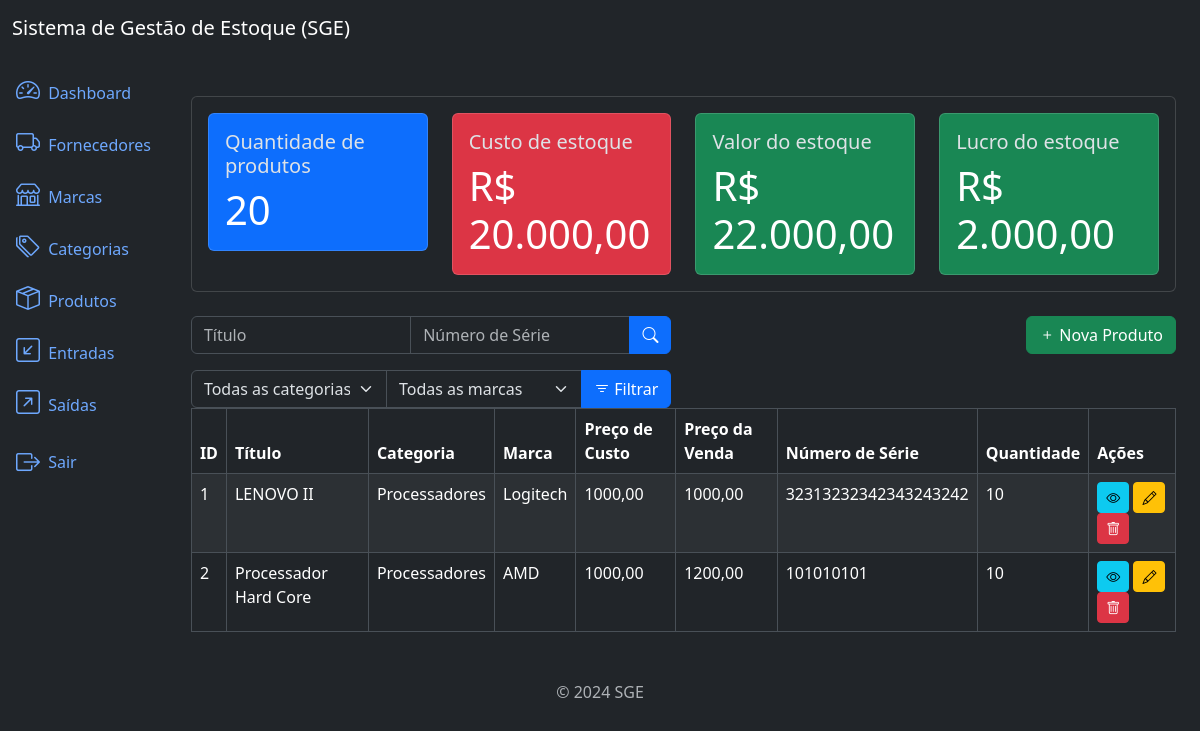
/products/list (signed in), run on an earlier commit of the app's database.
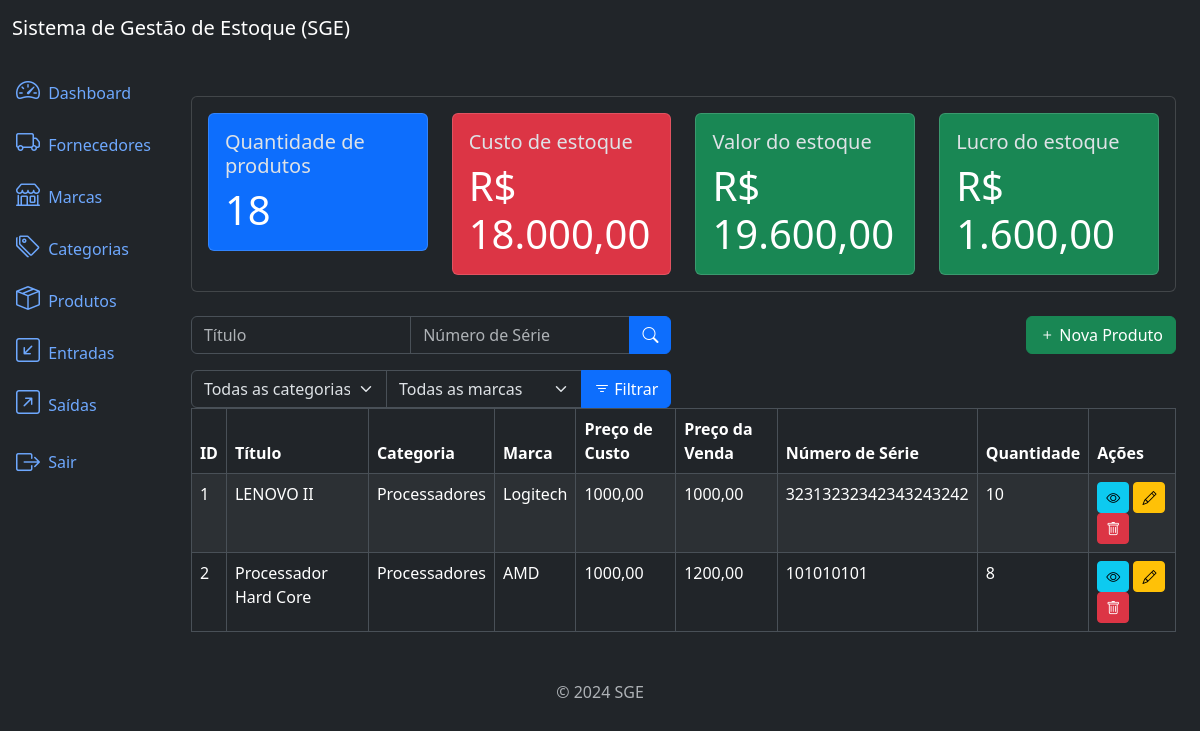
And on a later commit of the database.
### products/models.py (models this page shows, shortened)
class Product(models.Model):
    title = models.CharField(max_length=500)
    category = models.ForeignKey(Category, on_delete=models.PROTECT, related_name='products')
    brand = models.ForeignKey(Brand, on_delete=models.PROTECT, related_name='products')
    description = models.TextField(null=True, blank=True)
    serie_number = models.CharField(max_length=200, null=True, blank=True)
    cost_price = models.DecimalField(max_digits=20, decimal_places=2)
    selling_price = models.DecimalField(max_digits=20, decimal_places=2)
    quantity = models.IntegerField(default=0)
    created_at = models.DateTimeField(auto_now_add=True)
    updated_at = models.DateTimeField(auto_now=True)
    class Meta:
        ordering = ['title']

### categories/models.py (models this page shows)
class Category(models.Model):
    name = models.CharField(max_length=500)
    description = models.TextField(null=True, blank=True)
    created_at = models.DateTimeField(auto_now_add=True)
    updated_at = models.DateTimeField(auto_now=True)
    class Meta:
        ordering = ['name']
    def __str__(self):
        return self.name

### brands/models.py (models this page shows)
class Brand(models.Model):
    name = models.CharField(max_length=500)
    description = models.TextField(null=True, blank=True)
    created_at = models.DateTimeField(auto_now_add=True)
    updated_at = models.DateTimeField(auto_now=True)
    class Meta:
        ordering = ['name']
    def __str__(self):
        return self.name

### products/views.py (the view)
# urls.py: path('products/list', ProductListView.as_view(), name='product_list'),
class ProductListView(LoginRequiredMixin, PermissionRequiredMixin, ListView):
    model = Product
    template_name = 'product_list.html'
    context_object_name = 'products'
    paginate_by = 10
    permission_required = 'products.view_product'
    def get_queryset(self):
        queryset = super().get_queryset()
        title = self.request.GET.get("title")
        serie_number = self.request.GET.get("serie_number")
        category = self.request.GET.get("category")
        brand = self.request.GET.get("brand")
        if title:
            queryset = queryset.filter(title__icontains=title)
        if serie_number:
            queryset = queryset.filter(serie_number__icontains=serie_number)
        if category:
            queryset = queryset.filter(category__id=category)
        if brand:
            queryset = queryset.filter(brand__id=brand)
        return queryset
    def get_context_data(self, **kwargs):
        context = super().get_context_data(**kwargs)
        context['product_metrics'] = get_products_metrics()
        context['categories'] = Category.objects.all()
        context['brands'] = Brand.objects.all()
        return context

### utils/metrics.py (called while the page is built)
def get_products_metrics() -> Dict:
    products = Product.objects.all()
    total_cost_price = sum(product.cost_price * product.quantity for product in products)
    total_selling_price = sum(product.selling_price * product.quantity for product in products)
    total_quantity = sum(product.quantity for product in products)
    total_profit = total_selling_price - total_cost_price
    products_metrics = {
        'total_cost_price': number_format(total_cost_price, decimal_pos=2, force_grouping=True),
        'total_selling_price': number_format(total_selling_price, decimal_pos=2, force_grouping=True),
        'total_quantity': total_quantity,
        'total_profit': number_format(total_profit, decimal_pos=2, force_grouping=True)
    }
    return products_metrics

### products/templates/product_list.html (shortened to what this page needs)
{% extends 'base.html' %}
{% block content %}
{% include 'components/_product_metrics.html' %}
<div class="row mb-3">
    <div class="col-md-6">
        <form method="get" action="{% url 'product_list' %}">
            <div class="input-group">
                <input type="text" class="form-control" name="title" placeholder="Título" value="{{ request.GET.title }}">
                <input type="text" class="form-control" name="serie_number" placeholder="Número de Série" value="{{ request.GET.serie_number }}">
                <button type="submit" class="btn btn-primary">
                    <i class="bi bi-search"></i>
                </button>
            </div>
        </form>
    </div>
    <div class="col-md-6">
        {% if perms.products.add_product %}
        <a href="{% url 'product_create' %}" class="btn btn-success float-end">
            <i class="bi bi-plus"></i>
            Nova Produto
        </a>
        {% endif %}
    </div>
</div>
<div class="row mb-6">
    <div class="col-md-6">
        <form method="get" action="{% url 'product_list' %}">
            <div class="input-group">
                <select class="form-select" name="category">
                    <option value="" {% if not request.GET.category %} selected {% endif %}>
                        Todas as categorias
                    </option>
                </select>
                <select class="form-select" name="brand">
                    <option value="" {% if request.GET.category %} selected {% endif %}>
                        Todas as marcas
                    </option>
                </select>
                <button type="submit" class="btn btn-primary">
                    <i class="bi bi-filter"></i> Filtrar
                </button>
            </div>
        </form>
    </div>
</div>
<div class="table-responsive">
    <table class="table table-striped table-bordered">
        <thead class="thead-dark">
            <tr>
                <th>ID</th>
                <th>Título</th>
                <th>Categoria</th>
                <th>Marca</th>
                <th>Preço de Custo</th>
                <th>Preço da Venda</th>
                <th>Número de Série</th>
                <th>Quantidade</th>
                <th>Ações</th>
            </tr>
        </thead>
        <tbody>
            {% for product in products %}
            <tr>
                <td>{{ product.id }}</td>
                <td>{{ product.title }}</td>
                <td>{{ product.category }}</td>
                <td>{{ product.brand }}</td>
                <td>{{ product.cost_price }}</td>
                <td>{{ product.selling_price }}</td>
                <td>{{ product.serie_number }}</td>
                <td>{{ product.quantity }}</td>
                <td>
                    <a href="{% url 'product_detail' product.id %}" class="btn btn-info btn-sm">
                        <i class="bi bi-eye"></i>
                    </a>
                    {% if perms.products.change_product %}
                    <a href="{% url 'product_update' product.id %}" class="btn btn-warning btn-sm">
                        <i class="bi bi-pencil"></i>
                    </a>
                    {% endif %}
                    {% if perms.products.delete_product %}
                    <a href="{% url 'product_delete' product.id %}" class="btn btn-danger btn-sm">
                        <i class="bi bi-trash"></i>
                    </a>
                    {% endif %}
                </td>
            </tr>
            {% endfor %}
        </tbody>
    </table>
</div>
{% endblock %}

### core/templates/base.html (shortened to what this page needs)
<!DOCTYPE html>
<html lang="pt-br" data-bs-theme="dark">
<head>
  <link href="https://cdn.jsdelivr.net/npm/bootstrap@5.3.3/dist/css/bootstrap.min.css" rel="stylesheet">
  <link rel="stylesheet" href="https://cdn.jsdelivr.net/npm/bootstrap-icons@1.11.3/font/bootstrap-icons.min.css">
</head>
<body>
  {% include 'components/_header.html' %}
  <div class="container-fluid">
    {% if user.is_authenticated %}
        {% include 'components/_sidebar.html' %}
    {% endif%}
    <div class="col py-3">
      <div class="container mt-4">
        <main>
          {% block content %}
          {% endblock %}
        </main>
      </div>
    </div>
  </div>
  </div>
  {% include 'components/_footer.html' %}
</body>
</html>

### core/templates/components/_header.html
<nav class="navbar navbar-expand-lg navbar-light bg-dark">
  <div class="container-fluid">
    <a class="navbar-brand text-white" href="#">Sistema de Gestão de Estoque (SGE)</a>
  </div>
</nav>

### core/templates/components/_sidebar.html (shortened to what this page needs)
<div class="row flex-nowrap">
  <div class="col-auto col-md-0 col-xl-0 px-0 bg-dark">
    <div class="d-flex flex-column align-items-center align-items-sm-start px-3 pt-2 text-white">
      <div class="collapse d-sm-block" id="menuCollapse">
        <ul class="nav flex-column align-items-start" id="menu">
          <li>
            <a href="{% url 'home' %}" class="nav-link px-0 align-middle">
              <i class="bi bi-speedometer2 fs-4"></i>
              <span class="ms-1">Dashboard</span>
            </a>
          </li>
          <li>
            <a href="{% url 'supplier_list' %}" class="nav-link px-0 align-middle">
              <i class="bi bi-truck fs-4"></i>
              <span class="ms-1">Fornecedores</span>
            </a>
          </li>
          <li>
            <a href="{% url 'brand_list' %}" class="nav-link px-0 align-middle">
              <i class="bi bi-shop fs-4"></i>
              <span class="ms-1">Marcas</span>
            </a>
          </li>
          <li>
            <a href="{% url 'category_list' %}" class="nav-link px-0 align-middle">
              <i class="bi bi-tags fs-4"></i>
              <span class="ms-1">Categorias</span>
            </a>
          </li>
          <li>
            <a href="{% url 'product_list' %}" class="nav-link px-0 align-middle">
              <i class="bi bi-box-seam fs-4"></i>
              <span class="ms-1">Produtos</span>
            </a>
          </li>
          <li>
            <a href="{% url 'inflow_list' %}" class="nav-link px-0 align-middle">
              <i class="bi bi-arrow-down-left-square fs-4"></i>
              <span class="ms-1">Entradas</span>
            </a>
          </li>
          <li>
            <a href="{% url 'outflow_list' %}" class="nav-link px-0 align-middle">
              <i class="bi bi-arrow-up-right-square fs-4"></i>
              <span class="ms-1">Saídas</span>
            </a>
          </li>
          <li>
            <form action="{% url 'logout' %}" method="post" id="logout-form" class="nav-link px-0 align-middle">
                <button type="submit" class="btn btn-link text-decoration-none text-reset nav-link px-0 align-middle">
                    <i class="bi bi-box-arrow-right fs-4 align-middle"></i>
                    <span class="ms-1 align-middle">Sair</span>
                </button>
            </form>
          </li>
        </ul>
      </div>
    </div>
  </div>

### core/templates/components/_product_metrics.html
<div class="card mt-4">
    <div class="card-body">
        <div class="row">
            <div class="col-md-3">
                <div class="card bg-primary">
                    <div class="card-body">
                        <h5 class="card-title">
                            Quantidade de produtos
                        </h5>
                        <p class="card-text text-white font-weight-bold display-6">
                            {{ product_metrics.total_quantity }}
                        </p>
                    </div>
                </div>
            </div>
            <div class="col-md-3">
                <div class="card bg-danger">
                    <div class="card-body">
                        <h5 class="card-title">
                            Custo de estoque
                        </h5>
                        <p class="card-text text-white font-weight-bold display-6">
                            R$ {{ product_metrics.total_cost_price }}
                        </p>
                    </div>
                </div>
            </div>
            <div class="col-md-3">
                <div class="card bg-success">
                    <div class="card-body">
                        <h5 class="card-title">
                            Valor do estoque
                        </h5>
                        <p class="card-text text-white font-weight-bold display-6">
                            R$ {{ product_metrics.total_selling_price }}
                        </p>
                    </div>
                </div>
            </div>
            <div class="col-md-3">
                <div class="card bg-success">
                    <div class="card-body">
                        <h5 class="card-title">
                            Lucro do estoque
                        </h5>
                        <p class="card-text text-white font-weight-bold display-6">
                            R$ {{ product_metrics.total_profit }}
                        </p>
                    </div>
                </div>
            </div>
        </div>
    </div>
</div>

### core/templates/components/_footer.html
<footer class="footer mt-auto py-3 text-center">
  <div class="container">
    <span class="text-muted">© 2024 SGE</span>
  </div>
</footer>

What changed in the data, as far as the page shows it:
changed Product "Processador Hard Core": quantity "10" → "8"
Also different on the page:
{{ product_metrics.total_quantity }}: "20" → "18"
{{ product_metrics.total_cost_price }}: "20.000,00" → "18.000,00"
{{ product_metrics.total_selling_price }}: "22.000,00" → "19.600,00"
{{ product_metrics.total_profit }}: "2.000,00" → "1.600,00"
